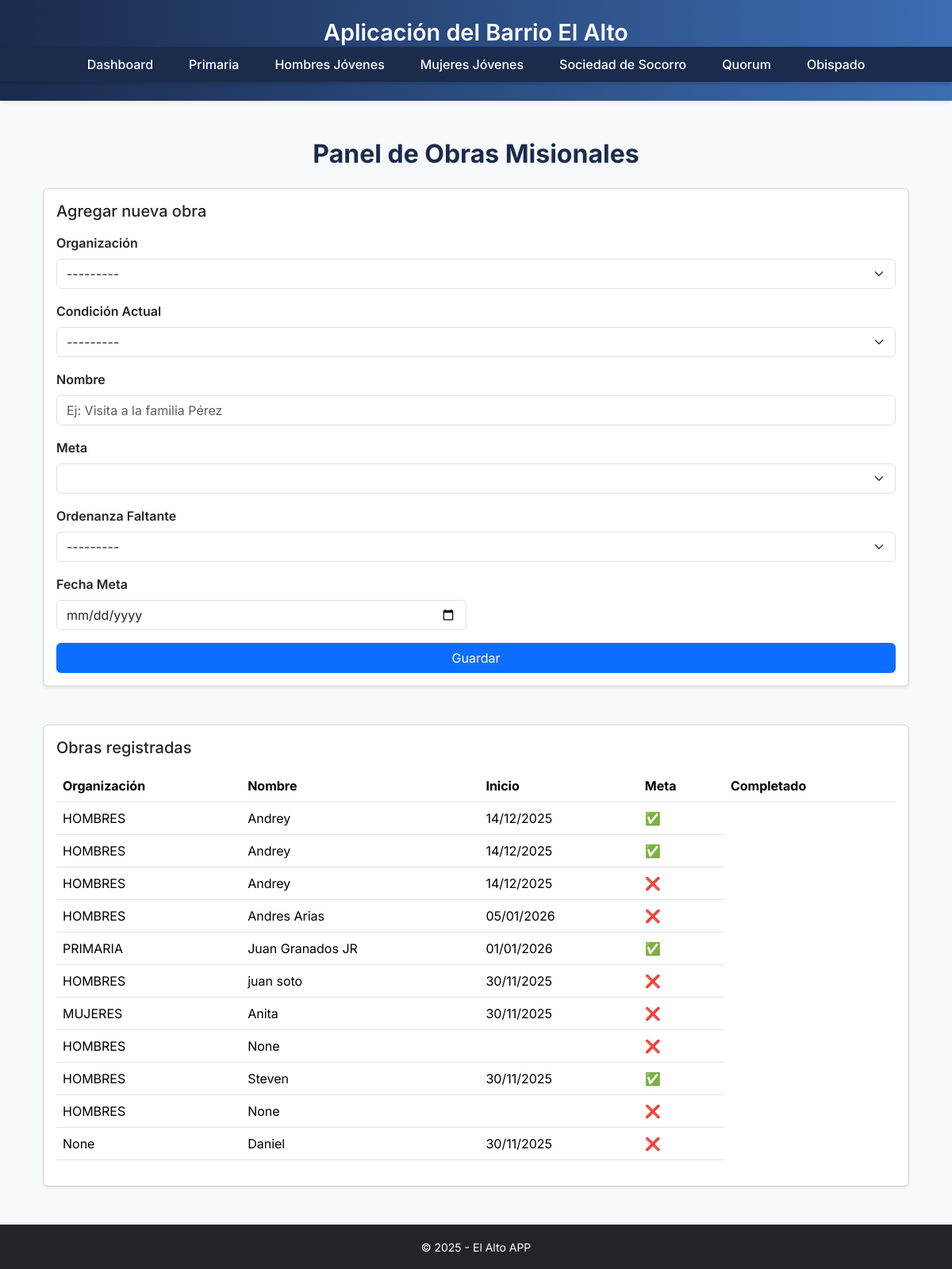
Before: / with the older database file.
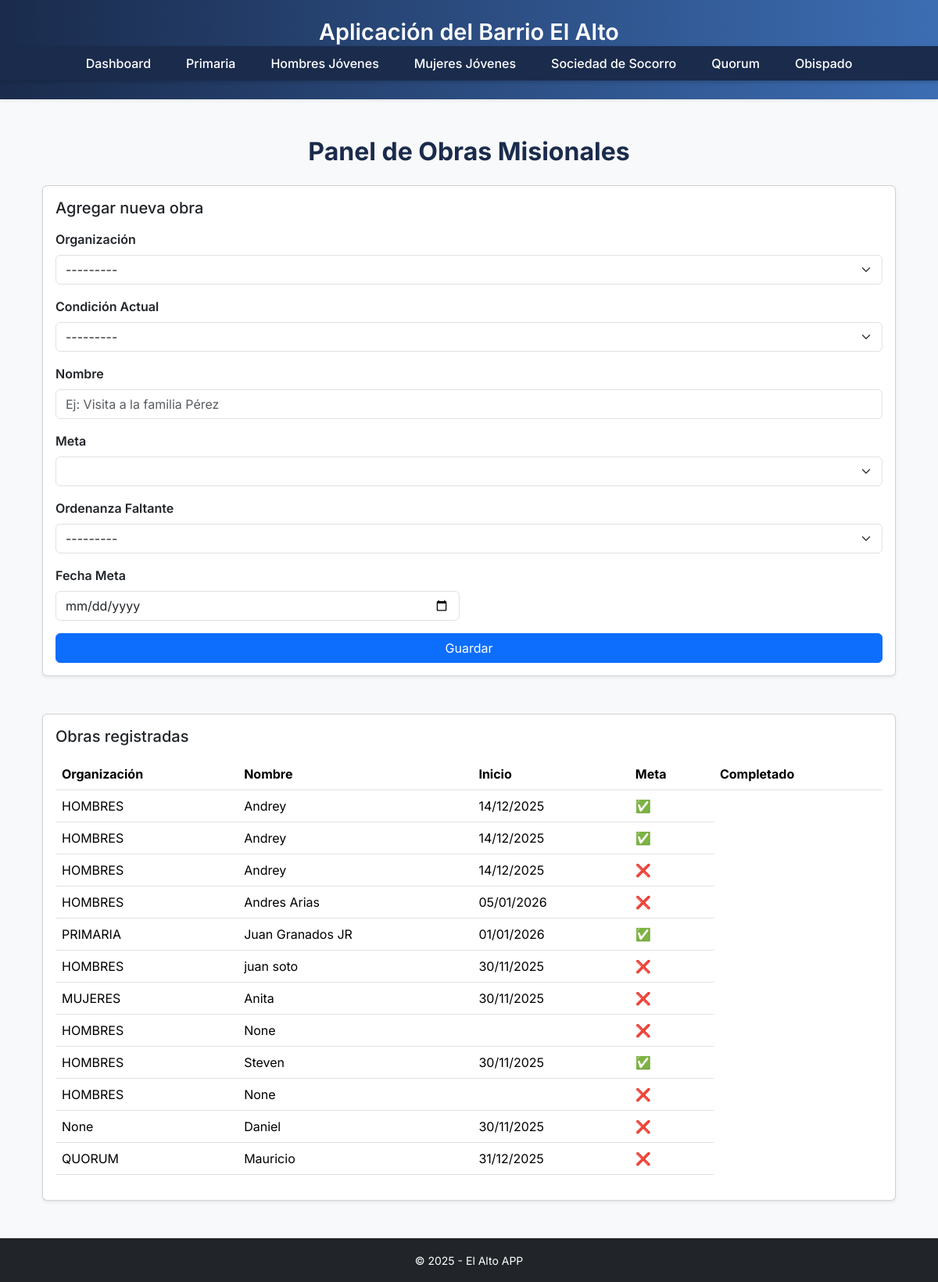
After: the same page with the newer database file.
### barrio/models.py (models this page shows, shortened)
class ObraMisional(models.Model):
    ORGANIZACIONES = [
        ("QUORUM", "Quórum de Élderes"),
        ("SOCSOC", "Sociedad de Socorro"),
        ("HOMBRES", "Hombres Jóvenes"),
        ("MUJERES", "Mujeres Jóvenes"),
        ("PRIMARIA", "Primaria"),
    ]
    CONDICIONES = [
        ("MENOS_ACTIVOS", "Menos activos"),
        ("ACTIVOS", "Activos"),
        ("CONVERSOS", "Conversos"),
        ("INVESTIGADORES", "Investigadores"),
    ]
    ORDENANZAS = [
        ("BAUTISMO", "Bautismo"),
        ("INVESTIDURA", "Investidura"),
        ("SELLAMIENTO", "Sellamiento"),
    ]
    organizacion = models.CharField(max_length=20, choices=ORGANIZACIONES, null=True, blank=True)
    condicion_actual = models.CharField(max_length=20, choices=CONDICIONES, null=True, blank=True)
    nombre = models.CharField(max_length=120, null=True, blank=True)
    meta = models.CharField(max_length=50, null=True, blank=True)
    ordenanza_faltante = models.CharField(max_length=50, choices=ORDENANZAS, null=True, blank=True)
    fecha_meta = models.DateField(null=True, blank=True)
    done = models.BooleanField(default=False)

### barrio/views.py (the view)
# urls.py: path('', views.dashboard, name='dashboard'),
def dashboard(request):
    obras = ObraMisional.objects.all()
    if request.method == 'POST':
        form = ObraMisionalForm(request.POST)
        if form.is_valid():
            form.save()
            return redirect('dashboard')
    else:
        form = ObraMisionalForm()
    return render(request, 'dashboard.html', {
        'form': form,
        'obras': obras
    })

### barrio/templates/dashboard.html (shortened to what this page needs)
{% extends 'base.html' %}
{% load static %}
{% block content %}
<div class="container mt-5">
  <h2 class="text-center mb-4">Panel de Obras Misionales</h2>
  <div class="card shadow-sm mb-5">
    <div class="card-body">
      <h5 class="card-title mb-3">Agregar nueva obra</h5>
      <form method="POST">
        <div class="mb-3">
          <label for="id_organizacion" class="form-label fw-semibold">Organización</label>
          {{ form.organizacion }}
        </div>
        <div class="mb-3">
          <label for="id_condicion_actual" class="form-label fw-semibold">Condición Actual</label>
          {{ form.condicion_actual }}
        </div>
        <div class="mb-3">
          <label for="id_nombre" class="form-label fw-semibold">Nombre</label>
          {{ form.nombre }}
        </div>
        <div class="mb-3">
          <label for="id_meta" class="form-label fw-semibold">Meta</label>
          {{ form.meta }}
        </div>
        <div class="mb-3">
          <label for="id_ordenanza_faltante" class="form-label fw-semibold">Ordenanza Faltante</label>
          {{ form.ordenanza_faltante }}
        </div>
        <div class="row">
        <div class="col-md-6 mb-3">
            <label for="id_fecha_meta" class="form-label fw-semibold">Fecha Meta</label>
            {{ form.fecha_meta }}
        </div>
    </div>
        <button type="submit" class="btn btn-primary w-100">Guardar</button>
    </form>
</div>
</div>
  <div class="card shadow-sm">
    <div class="card-body">
      <h5 class="card-title mb-3">Obras registradas</h5>
      {% if obras %}
      <table class="table table-hover align-middle">
          <thead>
              <tr>
            <th>Organización</th>
            <th>Nombre</th>
            <th>Inicio</th>
            <th>Meta</th>
            <th>Completado</th>
          </tr>
        </thead>
        <tbody>
          {% for o in obras %}
          <tr>
            <td>{{ o.organizacion }}</td>
            <td>{{ o.nombre }}</td>
            <td>{{ o.fecha_meta|date:"d/m/Y" }}</td>
            <td>
                {% if o.done %}
                ✅
                {% else %}
                ❌
                {% endif %}
            </td>
          </tr>
          {% endfor %}
        </tbody>
    </table>
    {% else %}
    <p class="text-muted">Aún no hay obras registradas.</p>
    {% endif %}
</div>
</div>
</div>
{% endblock %}

Changed rows visible on the page:
added ObraMisional: organizacion "QUORUM", nombre "Mauricio", fecha_meta "31/12/2025"
